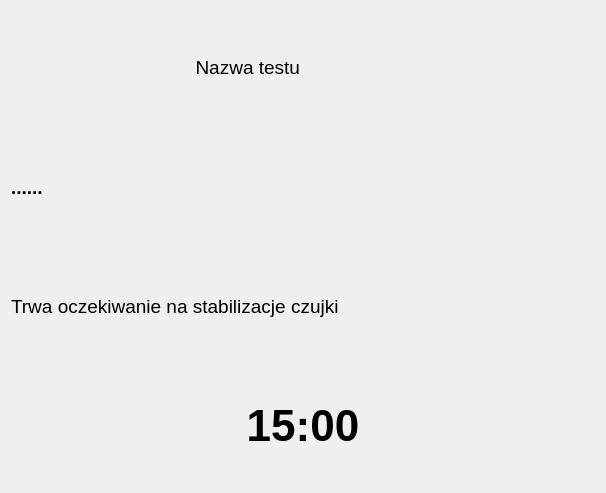
<?xml version="1.0" encoding="UTF-8"?>
<ui version="4.0">
 <class>Test7StabilizacjaCzujki</class>
 <widget class="QDialog" name="Test7StabilizacjaCzujki">
  <property name="geometry">
   <rect>
    <x>0</x>
    <y>0</y>
    <width>606</width>
    <height>493</height>
   </rect>
  </property>
  <property name="windowTitle">
   <string>Parametry Testu - potwierdzenie wykonanych czynności</string>
  </property>
  <layout class="QGridLayout" name="gridLayout">
   <item row="0" column="0">
    <widget class="QLabel" name="label">
     <property name="font">
      <font>
       <pointsize>14</pointsize>
      </font>
     </property>
     <property name="text">
      <string>Nazwa testu</string>
     </property>
     <property name="alignment">
      <set>Qt::AlignRight|Qt::AlignTrailing|Qt::AlignVCenter</set>
     </property>
    </widget>
   </item>
   <item row="2" column="0" colspan="2">
    <widget class="QLabel" name="label_4">
     <property name="font">
      <font>
       <pointsize>14</pointsize>
      </font>
     </property>
     <property name="text">
      <string>Trwa oczekiwanie na stabilizacje czujki</string>
     </property>
     <property name="wordWrap">
      <bool>true</bool>
     </property>
    </widget>
   </item>
   <item row="1" column="0" colspan="2">
    <widget class="QLabel" name="label_2">
     <property name="font">
      <font>
       <pointsize>14</pointsize>
       <weight>75</weight>
       <bold>true</bold>
      </font>
     </property>
     <property name="text">
      <string>......</string>
     </property>
    </widget>
   </item>
   <item row="3" column="0" colspan="2">
    <widget class="QLabel" name="label_5">
     <property name="font">
      <font>
       <pointsize>33</pointsize>
       <weight>75</weight>
       <bold>true</bold>
      </font>
     </property>
     <property name="text">
      <string>15:00</string>
     </property>
     <property name="alignment">
      <set>Qt::AlignCenter</set>
     </property>
    </widget>
   </item>
  </layout>
 </widget>
 <resources/>
 <connections/>
</ui>
